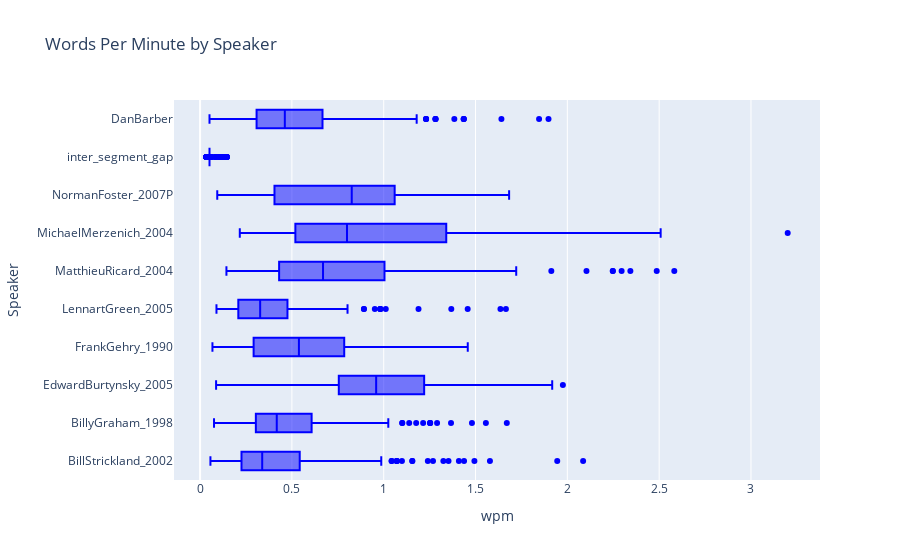

Notebook code for this chart:
### Code cell
fig = px.box(filtered_data, y='Speaker', x='wpm', title='Words Per Minute by Speaker',color_discrete_sequence=['blue'])
fig.show()

### Figure 1 — Plotly figure (JSON) as saved in the notebook; plotly's stock layout.template omitted (floating-point values rounded to 4 significant figures; data arrays with more than 128 entries replaced by an {"elided": "..."} marker saying what was removed)
{"data": [{"alignmentgroup": "True", "hovertemplate": "wpm=%{x}<br>Speaker=%{y}<extra></extra>", "legendgroup": "", "marker": {"color": "blue"}, "name": "", "notched": false, "offsetgroup": "", "orientation": "h", "showlegend": false, "type": "box", "x": {"elided": "2240 float values"}, "x0": " ", "xaxis": "x", "y": {"elided": "2240 str values"}, "y0": " ", "yaxis": "y"}], "layout": {"autosize": true, "boxmode": "group", "legend": {"tracegroupgap": 0}, "title": {"text": "Words Per Minute by Speaker"}, "xaxis": {"anchor": "y", "autorange": true, "domain": [0, 1], "range": [-0.142, 3.376], "title": {"text": "wpm"}, "type": "linear"}, "yaxis": {"anchor": "x", "autorange": true, "domain": [0, 1], "range": [-0.5, 9.5], "title": {"text": "Speaker"}, "type": "category"}}}
